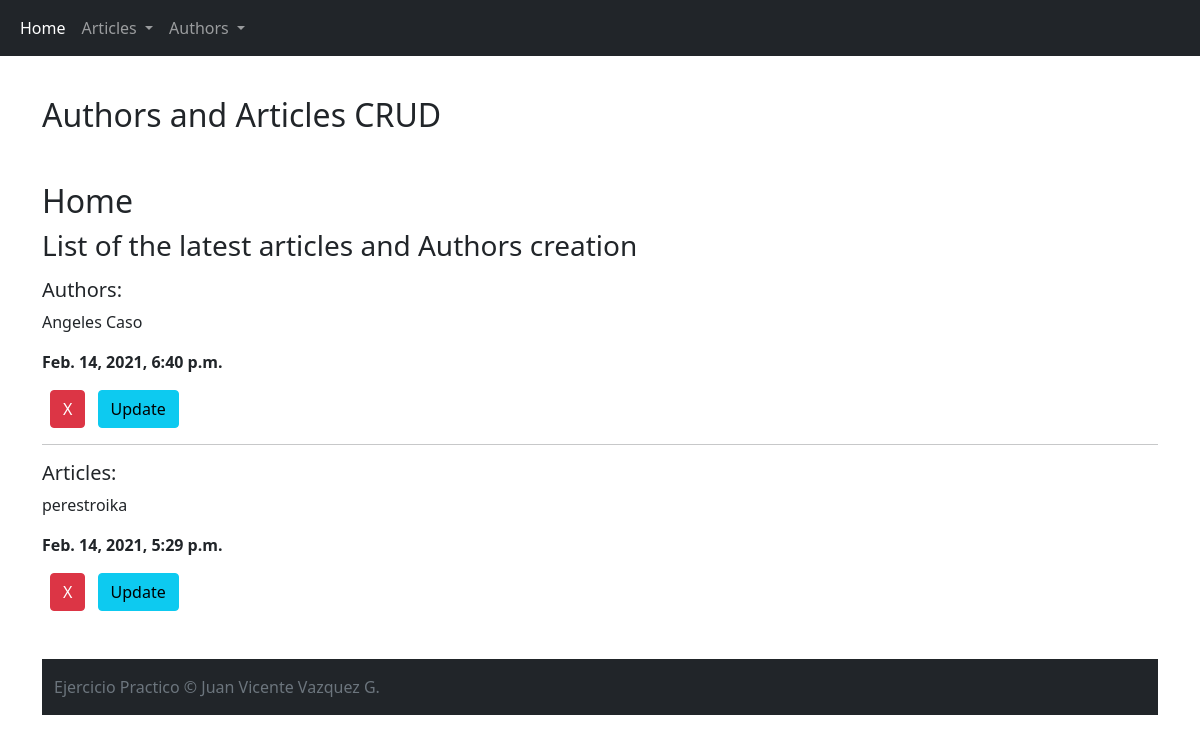
Before: /index/ with the older database file.
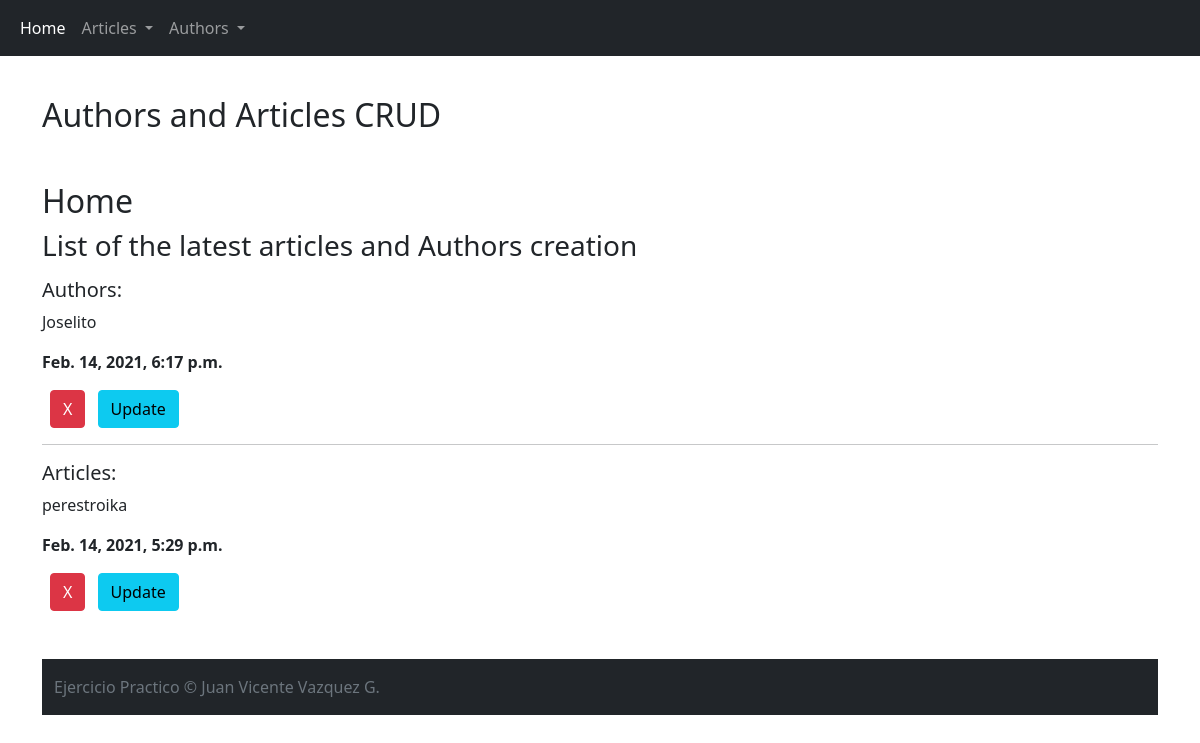
After: the same page with the newer database file.
### crud/models.py (models this page shows)
class Author(models.Model):
    nombre = models.CharField(max_length=50)
    email = models.EmailField()
    created_at = models.DateTimeField(auto_now_add=True)
    update_at = models.DateTimeField(auto_now_add=True)

class Article(models.Model):
    title = models.CharField(max_length=120)
    content = models.TextField()
    public = models.BooleanField()
    created_at = models.DateTimeField(auto_now_add=True)
    update_at = models.DateTimeField(auto_now_add=True)

### crud/views.py (the view)
# urls.py: 2. Add a URL to urlpatterns:  path('', views.home, name='home')
def home(request):
    articles = Article.objects.order_by('-created_at')[:1]
    authors = Author.objects.order_by('-created_at')[:1]
    return render(request, 'index.html', {'articles': articles, 'authors': authors})

### crud/templates/index.html (shortened to what this page needs)
{% extends 'layout.html' %}
{% block content %}
<h2>Home</h2>
<h3>List of the latest articles and Authors creation</h3>
<h5>Authors: </h5>
{% for author in authors %}
<p>{{author.nombre}}</p>
<p><strong>{{author.created_at}}</strong></p>
<a href="{% url 'author_delete' author.id %}" class="btn btn-danger mx-2" href="#">X</a>
<a href="{% url 'author_form_update' author.id %}" class="btn btn-info">Update</a>
{% empty %}
<h5>There is no authors created yet!</h5>
{% endfor %}
<hr />
<h5>Articles: </h5>
{% for article in articles %}
<p>{{article.title}}</p>
<p><strong>{{article.created_at}}</strong></p>
<a href="{% url 'article_delete' article.id %}" class="btn btn-danger mx-2" href="#">X</a>
<a href="{% url 'article_form_update' article.id %}" class="btn btn-info">Update</a>
{% empty %}
<h5>There is no article created yet!</h5>
{% endfor %}
{% endblock %}

Changed rows visible on the page:
removed Author: nombre "Angeles Caso", created_at "Feb. 14, 2021, 6:40 p.m."
now on this page (row unchanged): Author: nombre "Joselito", created_at "Feb. 14, 2021, 6:17 p.m."
